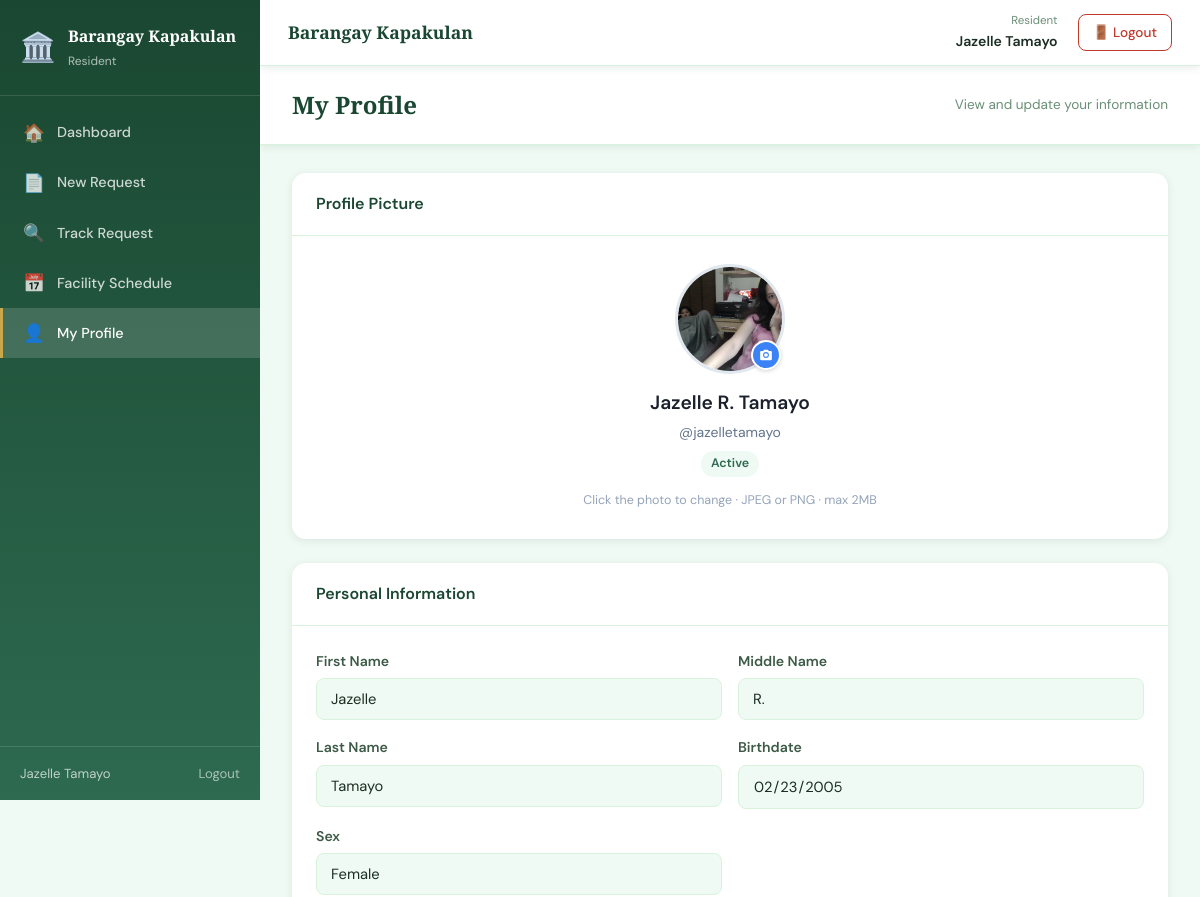
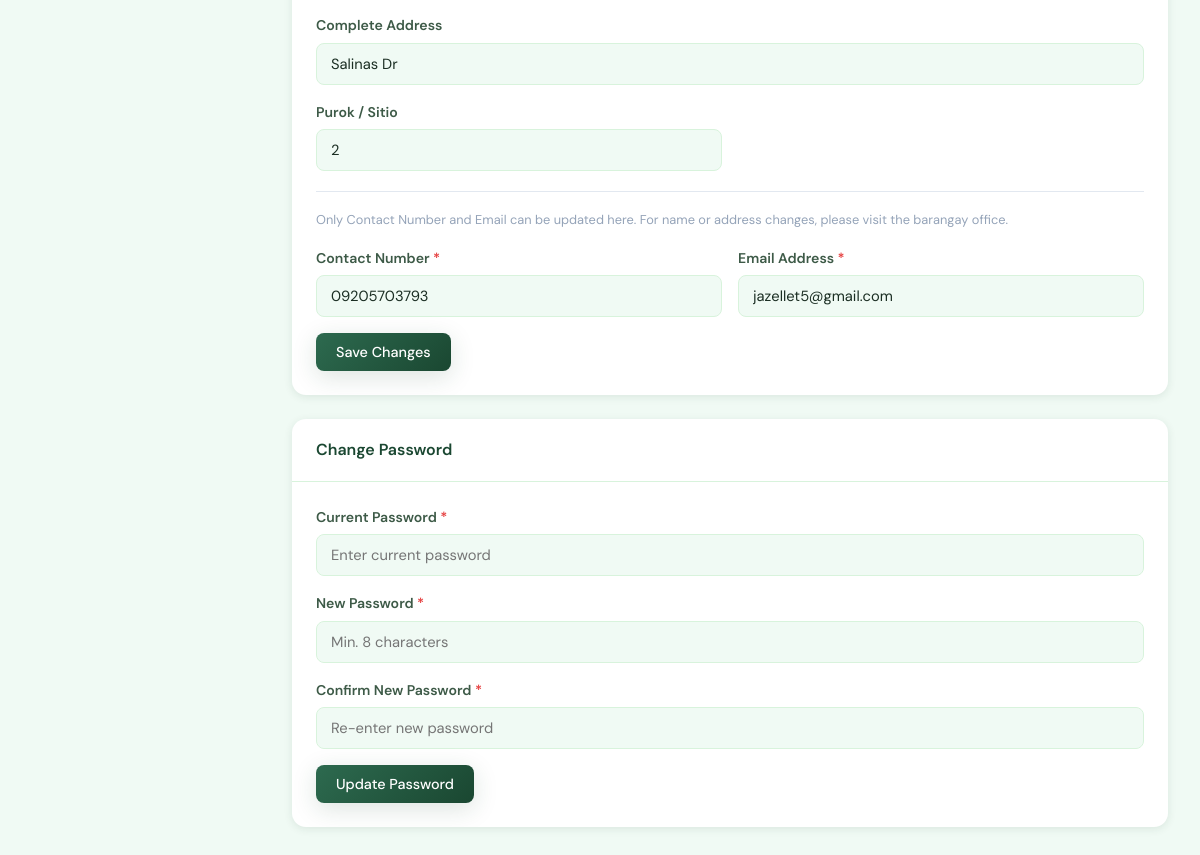
The app's page /resident/my_profile.php (signed in) with its own data (2 pictures, top to bottom).
### tables this page shows
CREATE TABLE `useraccount` (
  `UserAccountID` int(11) NOT NULL,
  `ResidentID` int(11) DEFAULT NULL,
  `Username` varchar(100) NOT NULL,
  `PasswordHash` varchar(255) NOT NULL,
  `Role` enum('captain','secretary','staff','sysadmin','resident') NOT NULL,
  `AccountStatus` enum('Active','Inactive','PendingVerification','Rejected') DEFAULT 'PendingVerification',
  `FullName` varchar(255) DEFAULT NULL,
  `Email` varchar(150) DEFAULT NULL,
  `VerifiedBy` int(11) DEFAULT NULL,
  `VerifiedAt` datetime DEFAULT NULL,
  `RejectionReason` text DEFAULT NULL,
  `CreatedAt` datetime DEFAULT current_timestamp(),
  `UpdatedAt` datetime DEFAULT current_timestamp() ON UPDATE current_timestamp()
);

CREATE TABLE `resident` (
  `ResidentID` int(11) NOT NULL,
  `FirstName` varchar(100) NOT NULL,
  `MiddleName` varchar(100) DEFAULT NULL,
  `LastName` varchar(100) NOT NULL,
  `Birthdate` date NOT NULL,
  `Sex` enum('Male','Female') NOT NULL,
  `Address` varchar(255) NOT NULL,
  `Purok` varchar(100) DEFAULT NULL,
  `ContactNumber` varchar(20) DEFAULT NULL,
  `Email` varchar(150) DEFAULT NULL,
  `GovIDType` varchar(50) DEFAULT NULL,
  `GovIDNumber` varchar(100) DEFAULT NULL,
  `GovIDImagePath` varchar(255) DEFAULT NULL,
  `ProfilePicture` varchar(255) DEFAULT NULL,
  `Status` enum('Active','Inactive') DEFAULT 'Active',
  `CreatedAt` datetime DEFAULT current_timestamp(),
  `UpdatedAt` datetime DEFAULT current_timestamp() ON UPDATE current_timestamp()
);

### resident/my_profile.php (the view, shortened to what this page needs)
<?php
include '../includes/header.php';
$user_id = $_SESSION['user_id'];
$pdo     = get_db();
$stmt = $pdo->prepare("
    SELECT r.*, ua.Username, ua.AccountStatus, ua.Email AS account_email
    FROM resident r
    JOIN useraccount ua ON r.ResidentID = ua.ResidentID
    WHERE ua.UserAccountID = ?
");
$stmt->execute([$user_id]);
$resident = $stmt->fetch(PDO::FETCH_ASSOC);
$profile_pic_url = !empty($resident['ProfilePicture'])
    ? '/BARANGAY_CONNECT/' . htmlspecialchars($resident['ProfilePicture'])
    : null;
?>
<div class="app-layout">
    <?php include '../includes/sidebar.php'; ?>
    <main class="main-content">
        <?php include '../includes/navbar.php'; ?>
        <div class="page-header">
            <h1>My Profile</h1>
            <span class="page-subtitle">View and update your information</span>
        </div>
        <div class="page-body">
            <div class="card">
                <div class="card-header">
                    <h3>Profile Picture</h3>
                </div>
                <form id="avatarForm" method="POST"
                      action="../handlers/profile_update_handler.php"
                      enctype="multipart/form-data">
                    <div style="padding:28px; display:flex; flex-direction:column; align-items:center; gap:14px;">
                        <div id="avatarWrapper"
                             onclick="document.getElementById('profile_picture').click()"
                             title="Click to change photo"
                             style="position:relative; cursor:pointer; width:110px; height:110px; flex-shrink:0;">
                            <?php if ($profile_pic_url): ?>
                                <img id="avatarPreview"
                                     src="<?= $profile_pic_url ?>?v=<?= time() ?>"
                                     alt="Profile"
                                     style="width:110px; height:110px; border-radius:50%;
                                            object-fit:cover; border:3px solid #e2e8f0; display:block;">
                            <?php endif; ?>
                            <div style="position:absolute; bottom:4px; right:4px;
                                        width:30px; height:30px; border-radius:50%;
                                        background:#3b82f6; border:2px solid #fff;
                                        display:flex; align-items:center; justify-content:center;
                                        box-shadow:0 1px 4px rgba(0,0,0,0.18);">
                                <svg xmlns="http://www.w3.org/2000/svg" width="14" height="14"
                                     fill="white" viewBox="0 0 24 24">
                                    <path d="M12 15.2a3.2 3.2 0 1 0 0-6.4 3.2 3.2 0 0 0 0 6.4Z"/>
                                    <path d="M9 3 7.17 5H4a2 2 0 0 0-2 2v12a2 2 0 0 0 2 2h16
                                             a2 2 0 0 0 2-2V7a2 2 0 0 0-2-2h-3.17L15 3H9Zm3 14
                                             a5 5 0 1 1 0-10 5 5 0 0 1 0 10Z"/>
                                </svg>
                            </div>
                        </div>
                        <div style="text-align:center;">
                            <div style="font-size:1.2rem; font-weight:600; color:#1a202c;">
                                <?= htmlspecialchars(trim(
                                    $resident['FirstName'] . ' ' .
                                    ($resident['MiddleName'] ? $resident['MiddleName'] . ' ' : '') .
                                    $resident['LastName']
                                )) ?>
                            </div>
                            <div style="font-size:0.875rem; color:#64748b; margin-top:2px;">
                                @<?= htmlspecialchars($resident['Username']) ?>
                            </div>
                            <div style="margin-top:6px;">
                                <span class="status-badge status-<?= strtolower($resident['AccountStatus']) ?>">
                                    <?= htmlspecialchars($resident['AccountStatus']) ?>
                                </span>
                            </div>
                        </div>
                        <small style="color:#94a3b8; font-size:0.78rem;">
                            Click the photo to change &middot; JPEG or PNG &middot; max 2MB
                        </small>
                    </div>
                </form>
            </div>
            <div class="card mt-4">
                <div class="card-header">
                    <h3>Personal Information</h3>
                </div>
                <form method="POST" action="../handlers/profile_update_handler.php"
                      class="form-grid validate-form">
                    <div class="form-group">
                        <label>First Name</label>
                        <input type="text" class="form-input"
                               value="<?= htmlspecialchars($resident['FirstName']) ?>"
                               readonly disabled>
                    </div>
                    <div class="form-group">
                        <label>Middle Name</label>
                        <input type="text" class="form-input"
                               value="<?= htmlspecialchars($resident['MiddleName'] ?? '') ?>"
                               readonly disabled>
                    </div>
                    <div class="form-group">
                        <label>Last Name</label>
                        <input type="text" class="form-input"
                               value="<?= htmlspecialchars($resident['LastName']) ?>"
                               readonly disabled>
                    </div>
                    <div class="form-group">
                        <label>Birthdate</label>
                        <input type="date" class="form-input"
                               value="<?= htmlspecialchars($resident['Birthdate'] ?? '') ?>"
                               readonly disabled>
                    </div>
                    <div class="form-group">
                        <label>Sex</label>
                        <input type="text" class="form-input"
                               value="<?= htmlspecialchars($resident['Sex'] ?? '') ?>"
                               readonly disabled>
                    </div>
                    <div class="form-group form-full">
                        <label>Complete Address</label>
                        <input type="text" class="form-input"
                               value="<?= htmlspecialchars($resident['Address'] ?? '') ?>"
                               readonly disabled>
                    </div>
                    <div class="form-group">
                        <label>Purok / Sitio</label>
                        <input type="text" class="form-input"
                               value="<?= htmlspecialchars($resident['Purok'] ?? '') ?>"
                               readonly disabled>
                    </div>
                    <div class="form-group form-full">
                        <hr style="border:none; border-top:1px solid #e2e8f0; margin:4px 0;">
                        <p style="font-size:0.8rem; color:#94a3b8; margin:8px 0 0;">
                            Only Contact Number and Email can be updated here.
                            For name or address changes, please visit the barangay office.
                        </p>
                    </div>
                    <div class="form-group">
                        <label>Contact Number <span style="color:#e53e3e;">*</span></label>
                        <input type="text" name="contact" class="form-input"
                               value="<?= htmlspecialchars($resident['ContactNumber'] ?? '') ?>"
                               placeholder="09XXXXXXXXX"
                               pattern="^(09|\+639)\d{9}$"
                               title="Enter a valid Philippine mobile number (e.g. 09XXXXXXXXX)"
                               required>
                    </div>
                    <div class="form-group">
                        <label>Email Address <span style="color:#e53e3e;">*</span></label>
                        <input type="email" name="email" class="form-input"
                               value="<?= htmlspecialchars($resident['Email'] ?? '') ?>"
                               placeholder="you@example.com"
                               required>
                    </div>
                    <div class="form-group form-full">
                        <div class="form-actions">
                            <button type="submit" class="btn btn-primary">Save Changes</button>
                        </div>
                    </div>
                </form>
            </div>
            <div class="card mt-4">
                <div class="card-header">
                    <h3>Change Password</h3>
                </div>
                <form method="POST" action="../handlers/password_change_handler.php"
                      class="form-vertical validate-form">
                    <div class="form-group">
                        <label>Current Password <span style="color:#e53e3e;">*</span></label>
                        <input type="password" name="current_password" class="form-input"
                               placeholder="Enter current password" required>
                    </div>
                    <div class="form-group">
                        <label>New Password <span style="color:#e53e3e;">*</span></label>
                        <input type="password" name="password" class="form-input"
                               placeholder="Min. 8 characters" minlength="8" required>
                    </div>
                    <div class="form-group">
                        <label>Confirm New Password <span style="color:#e53e3e;">*</span></label>
                        <input type="password" name="confirm_password" class="form-input"
                               placeholder="Re-enter new password" minlength="8" required>
                    </div>
                    <div class="form-actions">
                        <button type="submit" class="btn btn-primary">Update Password</button>
                    </div>
                </form>
            </div>
        </div>
    </main>
</div>
<?php include '../includes/footer.php'; ?>

### assets/css/style.css (style rules this page uses)
:root { --green-dark: #1a4731; --green-main: #2d6a4f; --green-mid: #40916c; --green-light: #74c69d; --green-pale: #d8f3dc; --green-bg: #f0faf4; --gold: #c9a84c; --gold-light: #f0d080; --white: #ffffff; --text-dark: #1b2e23; --text-mid: #3d5a47; --text-light: #6b8f76; --danger: #c0392b; --danger-bg: #fdecea; --warning: #d4820a; --warning-bg: #fff8ec; --success: #2d6a4f; --success-bg: #f0faf4; --shadow-sm: 0 2px 8px rgba(26, 71, 49, 0.10); --shadow-md: 0 6px 24px rgba(26, 71, 49, 0.15); --shadow-lg: 0 16px 48px rgba(26, 71, 49, 0.20); --radius: 14px; --radius-sm: 8px; --transition: 0.3s cubic-bezier(0.4, 0, 0.2, 1); }
*, *::before, *::after { box-sizing: border-box; margin: 0; padding: 0; }
html { scroll-behavior: smooth; }
body { font-family: 'DM Sans', sans-serif; font-size: 16px; color: var(--text-dark); background-color: var(--green-bg); min-height: 100vh; line-height: 1.6; }
img { max-width: 100%; display: block; }
button { cursor: pointer; border: none; font-family: inherit; }
input, select, textarea { font-family: inherit; }
.btn-primary { display: inline-flex; align-items: center; gap: 8px; padding: 12px 28px; background: linear-gradient(135deg, var(--green-main) 0%, var(--green-dark) 100%); color: var(--white); font-size: 0.95rem; font-weight: 600; border-radius: var(--radius); box-shadow: var(--shadow-md); transition: var(--transition); border: none; cursor: pointer; }
.btn { display: inline-flex; align-items: center; gap: 6px; padding: 10px 20px; border-radius: var(--radius-sm); font-weight: 500; font-size: 0.9rem; transition: var(--transition); cursor: pointer; border: none; }
.btn.btn-primary { background: linear-gradient(135deg, var(--green-main), var(--green-dark)); color: var(--white); }
.status-badge { display: inline-block; padding: 3px 10px; border-radius: 20px; font-size: 0.78rem; font-weight: 600; }
.status-active { background: #f0faf4; color: #2d6a4f; }
.mt-4 { margin-top: 24px; }

### assets/css/dashboard.css (style rules this page uses)
.app-layout { display: grid; grid-template-columns: 260px 1fr; min-height: 100vh; }
.main-content { background: var(--green-bg); min-height: 100vh; overflow-y: auto; }
.page-header { background: var(--white); padding: 20px 32px; border-bottom: 1px solid var(--green-pale); display: flex; align-items: center; justify-content: space-between; position: sticky; top: 0; z-index: 10; box-shadow: var(--shadow-sm); }
.page-header h1 { font-family: 'Playfair Display', serif; font-size: 1.5rem; color: var(--green-dark); }
.page-subtitle { font-size: 0.85rem; color: var(--text-light); }
.page-body { padding: 28px 32px; }
.card { background: var(--white); border-radius: var(--radius); box-shadow: var(--shadow-sm); overflow: hidden; margin-bottom: 24px; }
.card-header { padding: 18px 24px; border-bottom: 1px solid var(--green-pale); display: flex; align-items: center; justify-content: space-between; flex-wrap: wrap; gap: 12px; }
.card-header h3 { font-size: 1rem; font-weight: 600; color: var(--green-dark); }

### assets/css/forms.css (style rules this page uses)
.form-grid { display: grid; grid-template-columns: 1fr 1fr; gap: 16px; padding: 24px; }
.form-vertical { display: flex; flex-direction: column; gap: 16px; padding: 24px; }
.form-full { grid-column: 1 / -1; }
.form-group { display: flex; flex-direction: column; gap: 6px; }
.form-group label { font-size: 0.88rem; font-weight: 600; color: var(--text-mid); }
.form-input, .form-select, .form-textarea { padding: 10px 14px; border: 1.5px solid var(--green-pale); border-radius: var(--radius-sm); font-size: 0.92rem; color: var(--text-dark); background: var(--green-bg); transition: var(--transition); width: 100%; }
.form-actions { display: flex; gap: 12px; flex-wrap: wrap; align-items: center; }

### records on screen
useraccount: ResidentID.ProfilePicture (picture), ResidentID.LastName "Jazelle R. Tamayo", Username "jazelletamayo", AccountStatus "Active", ResidentID.FirstName "Jazelle", ResidentID.MiddleName "R.", ResidentID.LastName "Tamayo", ResidentID.Birthdate "02/23/2005", ResidentID.Sex "Female", ResidentID.Address "Salinas Dr", ResidentID.Purok "2", contact "09205703793", email "jazellet5@gmail.com"

### other values on screen
get_setting('barangay_name', 'Barangay Connect') "Barangay Kapakulan"
$role_labels[$role] "Resident"
$icon "🏠"
$label "Dashboard"
$icon "📄"
$label "New Request"
$icon "🔍"
$label "Track Request"
$icon "📅"
$label "Facility Schedule"
$label "My Profile"
$_SESSION['full_name'] "Jazelle Tamayo"
$brgy_name "Barangay Kapakulan"
